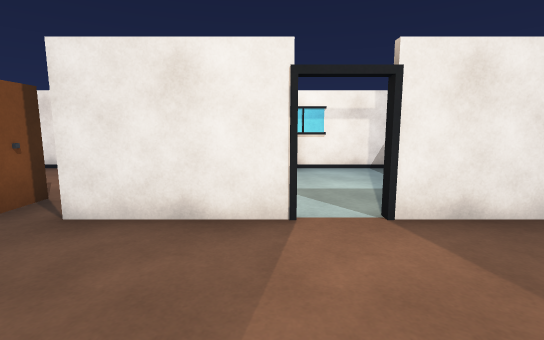
View 1 (above)

15 first-person views from a walk through a Unity game level. The camera is 1.3 m above the floor, tilts 8° down and sees 85° across. Doors are open. The floor is counted in squares, 1 m on a side. Each view is taken from the middle of a square. On the plan, view 1 faces up. The plan holds only what a view shows up to about 14 squares ahead; the rest is blank. The place goes on beyond the plan.

View 2
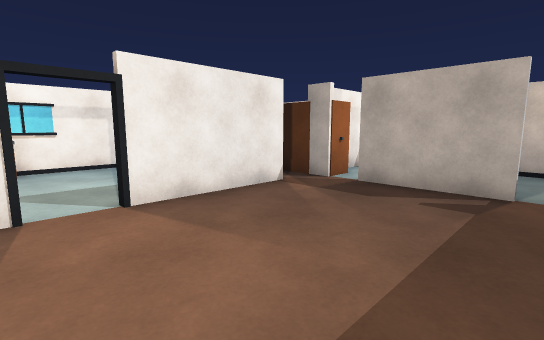

View 3
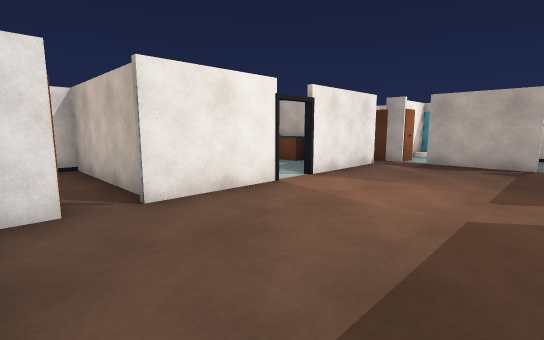

View 4
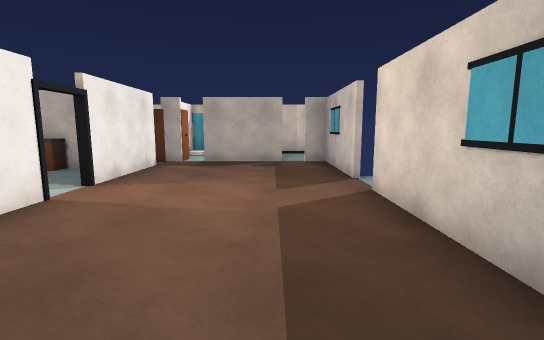

View 5
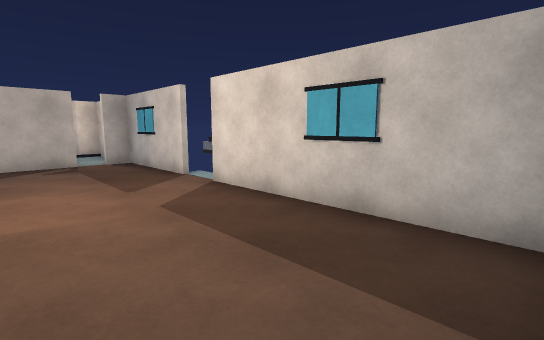

View 6
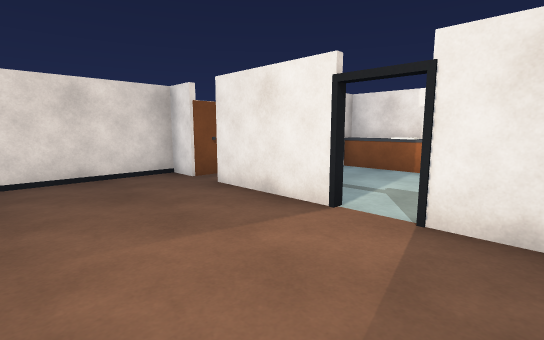

View 7
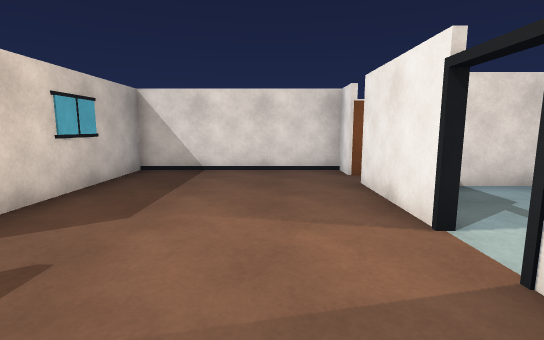

View 8
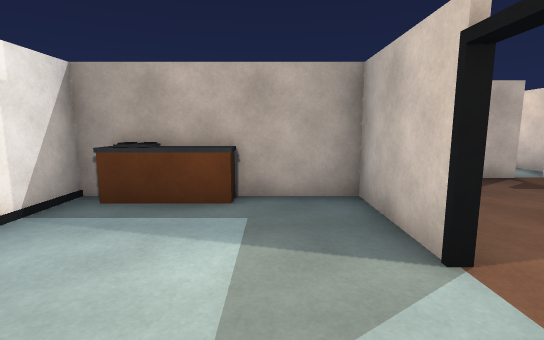

View 9
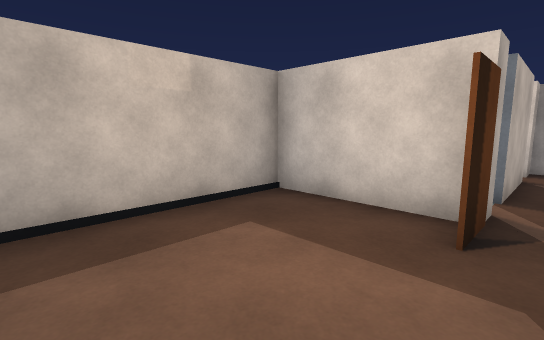

View 10
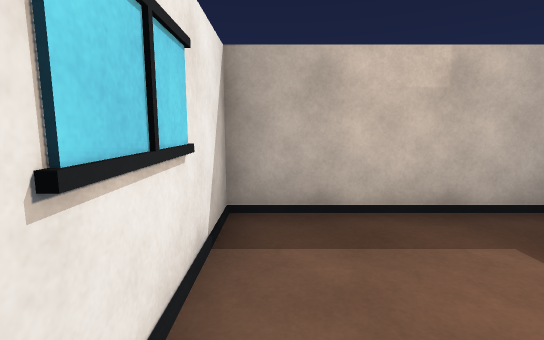

View 11
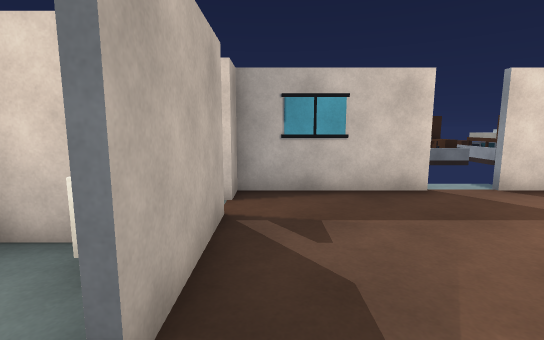

View 12
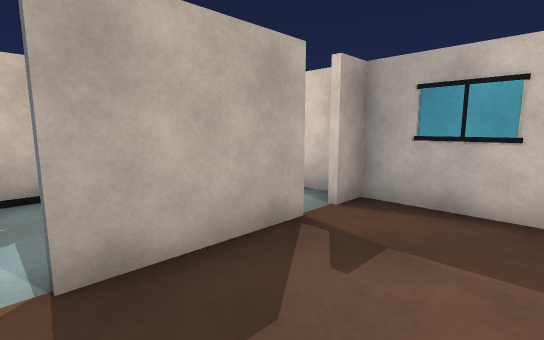

View 13
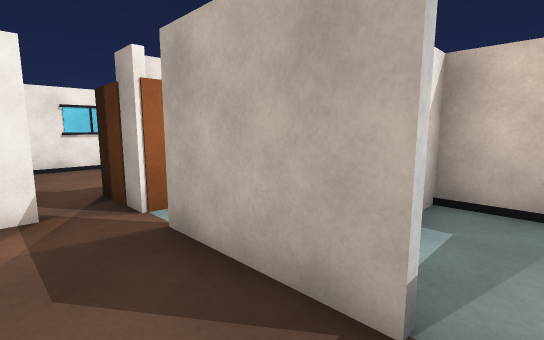

View 14
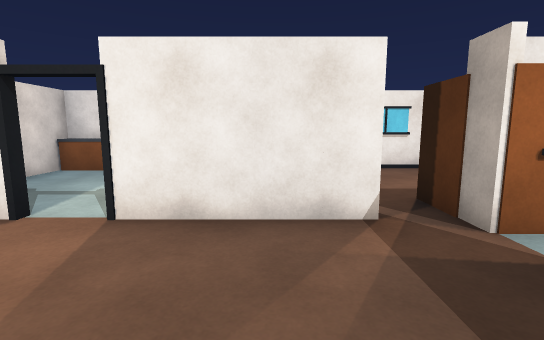

View 15
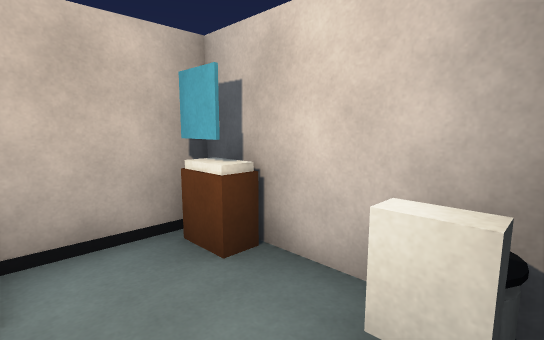

### Floor plan
Points are (right, up) in squares from view 1. A wall is a line through its corners. A room is listed if a view was taken in it or the views show most of it. See-through windows are left out.
Room 1 (views 1, 2, 3, 4, 5, 6, 7, 8, 12, 13, 14, 15)
walls: (-0.4, 4.1) (-3.1, 4.1); (2.4, 4.3) (4.6, 4.3) (4.6, 9.7) (-2.6, 9.7) (-2.6, 6.2); (5.6, 4.1) (2.4, 4.1); (-4.2, 4.1) (-5.3, 4.1) (-5.3, -2.1) (1.2, -2.1); (2.6, -2.1) (6.7, -2.1) (6.7, -1.2); (6.7, -0.5) (6.7, 2.8); (7.8, 3.5) (6.7, 3.5)
low walls: (4.8, 6.7) (4.1, 6.7) (4.1, 7.5); (0, 9.1) (-2.6, 9.1); (4.1, 8.4) (4.1, 9.1)
ways out: opening at (6, 4.5) to room 2; opening at (7, 3) to room 3; opening at (7, -1) to room 4; open door at (7, 0) to room 4; open door at (3, -1.5)
objects: other object (0, 4); other object (2, 4); other object (4, 8); other object (7, 1)
Room 2 (views 9, 10, 11)
walls: (6.9, 4.3) (10.5, 4.3) (10.5, 9.7) (6, 9.7); (6.7, 3.5) (6.7, 5.5)
ways out: opening at (6, 4.5) to room 1
Room 3 (no view inside)
walls: (10.5, 0.6) (10.5, 3); (7.4, 0.7) (10.5, 0.7); (10, 4.1) (8.6, 4.1)
ways out: opening at (7, 3) to room 1
objects: other object (10, 1)
Room 4 (no view inside)
walls: (7.4, -2.1) (10.5, -2.1) (10.5, 0.6)
ways out: opening at (7, -1) to room 1; open door at (7, 0) to room 1

Positions as (right, up) in squares from view 1, and headings:
1: (0, 0), facing up
2: (0, -1), facing up-right
3: (-5, -1), facing up-right
4: (-5, 0), facing right
5: (-5, 2), facing down-right
6: (3, 0), facing up-left
7: (4, 2), facing left
8: (-1, 6), facing right
9: (6, 9), facing down-right
10: (6, 9), facing right
11: (6, 4), facing down
12: (4, 3), facing down-right
13: (5, -1), facing up-right
14: (4, 0), facing up
15: (7, 3), facing down-right
